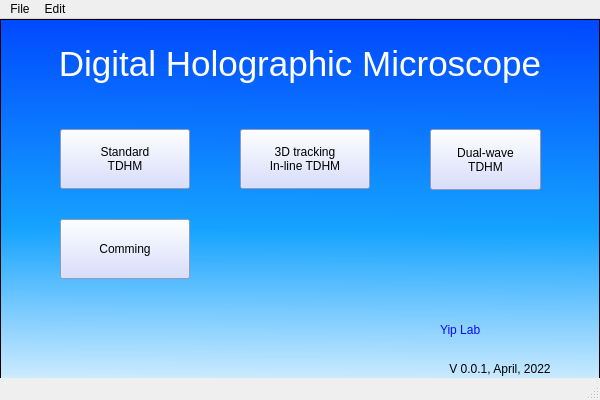
<?xml version="1.0" encoding="UTF-8"?>
<ui version="4.0">
 <class>MainWindow</class>
 <widget class="QMainWindow" name="MainWindow">
  <property name="geometry">
   <rect>
    <x>0</x>
    <y>0</y>
    <width>600</width>
    <height>400</height>
   </rect>
  </property>
  <property name="minimumSize">
   <size>
    <width>600</width>
    <height>400</height>
   </size>
  </property>
  <property name="maximumSize">
   <size>
    <width>600</width>
    <height>400</height>
   </size>
  </property>
  <property name="mouseTracking">
   <bool>false</bool>
  </property>
  <property name="focusPolicy">
   <enum>Qt::TabFocus</enum>
  </property>
  <property name="contextMenuPolicy">
   <enum>Qt::DefaultContextMenu</enum>
  </property>
  <property name="windowTitle">
   <string>Digital Holographic Microscope</string>
  </property>
  <property name="locale">
   <locale language="English" country="Canada"/>
  </property>
  <widget class="QWidget" name="centralwidget">
   <widget class="QLabel" name="label">
    <property name="geometry">
     <rect>
      <x>0</x>
      <y>0</y>
      <width>600</width>
      <height>90</height>
     </rect>
    </property>
    <property name="font">
     <font>
      <family>MS Shell Dlg 2</family>
      <pointsize>26</pointsize>
      <weight>50</weight>
      <italic>false</italic>
      <bold>false</bold>
     </font>
    </property>
    <property name="autoFillBackground">
     <bool>false</bool>
    </property>
    <property name="styleSheet">
     <string notr="true">font: 26pt  &quot;MS Shell Dlg 2&quot;;
color: rgb(255, 255, 255);

</string>
    </property>
    <property name="text">
     <string>Digital Holographic Microscope</string>
    </property>
    <property name="alignment">
     <set>Qt::AlignCenter</set>
    </property>
   </widget>
   <widget class="QLabel" name="version">
    <property name="geometry">
     <rect>
      <x>400</x>
      <y>340</y>
      <width>200</width>
      <height>20</height>
     </rect>
    </property>
    <property name="styleSheet">
     <string notr="true">font: italic 9pt &quot;Arial&quot;;</string>
    </property>
    <property name="text">
     <string>V 0.0.1, April, 2022</string>
    </property>
    <property name="alignment">
     <set>Qt::AlignCenter</set>
    </property>
   </widget>
   <widget class="QPushButton" name="standard_TDHM">
    <property name="geometry">
     <rect>
      <x>60</x>
      <y>110</y>
      <width>130</width>
      <height>60</height>
     </rect>
    </property>
    <property name="mouseTracking">
     <bool>true</bool>
    </property>
    <property name="toolTip">
     <string>3D Image with Single wavelenth</string>
    </property>
    <property name="statusTip">
     <string>3D Image with Single wavelenth</string>
    </property>
    <property name="whatsThis">
     <string/>
    </property>
    <property name="styleSheet">
     <string notr="true">font: 75 10pt &quot;Arial&quot;;
background-color: rgb(205, 212, 255);</string>
    </property>
    <property name="text">
     <string>Standard 
TDHM</string>
    </property>
   </widget>
   <widget class="QPushButton" name="in_line_TDHM">
    <property name="geometry">
     <rect>
      <x>240</x>
      <y>110</y>
      <width>130</width>
      <height>60</height>
     </rect>
    </property>
    <property name="mouseTracking">
     <bool>false</bool>
    </property>
    <property name="toolTip">
     <string>3D cell/particle tracking (please block the reference beam)</string>
    </property>
    <property name="statusTip">
     <string>3D cell/particle tracking (please block the reference beam)</string>
    </property>
    <property name="styleSheet">
     <string notr="true">font: 10pt &quot;Arial&quot;;
background-color: rgb(205, 212, 255);</string>
    </property>
    <property name="text">
     <string>3D tracking
In-line TDHM</string>
    </property>
   </widget>
   <widget class="QPushButton" name="pushButton_2">
    <property name="geometry">
     <rect>
      <x>430</x>
      <y>110</y>
      <width>111</width>
      <height>61</height>
     </rect>
    </property>
    <property name="toolTip">
     <string>Standard TDHM with two wavelenth illumination</string>
    </property>
    <property name="statusTip">
     <string>Standard TDHM with two wavelenth illumination</string>
    </property>
    <property name="styleSheet">
     <string notr="true">font: 10pt &quot;Arial&quot;;
background-color: rgb(205, 212, 255);</string>
    </property>
    <property name="text">
     <string>Dual-wave
TDHM</string>
    </property>
   </widget>
   <widget class="QPushButton" name="pushButton_3">
    <property name="geometry">
     <rect>
      <x>60</x>
      <y>200</y>
      <width>130</width>
      <height>60</height>
     </rect>
    </property>
    <property name="styleSheet">
     <string notr="true">font: 10pt &quot;Arial&quot;;
background-color: rgb(205, 212, 255);</string>
    </property>
    <property name="text">
     <string>Comming</string>
    </property>
   </widget>
   <widget class="QLabel" name="label_2">
    <property name="geometry">
     <rect>
      <x>440</x>
      <y>290</y>
      <width>131</width>
      <height>41</height>
     </rect>
    </property>
    <property name="styleSheet">
     <string notr="true">font: 75 bold 26pt &quot;Calibri&quot;;
color:rgb(10, 10, 255)</string>
    </property>
    <property name="text">
     <string>Yip Lab</string>
    </property>
   </widget>
   <widget class="QFrame" name="frame">
    <property name="geometry">
     <rect>
      <x>0</x>
      <y>0</y>
      <width>600</width>
      <height>400</height>
     </rect>
    </property>
    <property name="sizePolicy">
     <sizepolicy hsizetype="Fixed" vsizetype="Fixed">
      <horstretch>220</horstretch>
      <verstretch>50</verstretch>
     </sizepolicy>
    </property>
    <property name="sizeIncrement">
     <size>
      <width>1</width>
      <height>0</height>
     </size>
    </property>
    <property name="styleSheet">
     <string notr="true">QFrame#frame{
background-color: qlineargradient(spread:pad, x1:0.0113636, y1:0, x2:0, y2:1, stop:0 rgba(0, 73, 255, 255), stop:0.522727 rgba(21, 163, 255, 255), stop:1 rgba(255, 255, 255, 255));}</string>
    </property>
    <property name="frameShape">
     <enum>QFrame::StyledPanel</enum>
    </property>
    <property name="frameShadow">
     <enum>QFrame::Raised</enum>
    </property>
    <widget class="QWidget" name="widget_2" native="true">
     <property name="geometry">
      <rect>
       <x>0</x>
       <y>280</y>
       <width>271</width>
       <height>61</height>
      </rect>
     </property>
     <property name="sizePolicy">
      <sizepolicy hsizetype="Minimum" vsizetype="Minimum">
       <horstretch>200</horstretch>
       <verstretch>40</verstretch>
      </sizepolicy>
     </property>
     <property name="sizeIncrement">
      <size>
       <width>0</width>
       <height>0</height>
      </size>
     </property>
     <property name="styleSheet">
      <string notr="true">background-image: url(:/Uoft/UofT_label.png);
</string>
     </property>
    </widget>
   </widget>
   <zorder>frame</zorder>
   <zorder>label</zorder>
   <zorder>version</zorder>
   <zorder>standard_TDHM</zorder>
   <zorder>in_line_TDHM</zorder>
   <zorder>pushButton_2</zorder>
   <zorder>pushButton_3</zorder>
   <zorder>label_2</zorder>
  </widget>
  <widget class="QMenuBar" name="menubar">
   <property name="geometry">
    <rect>
     <x>0</x>
     <y>0</y>
     <width>600</width>
     <height>21</height>
    </rect>
   </property>
   <widget class="QMenu" name="menuFilt">
    <property name="title">
     <string>File</string>
    </property>
   </widget>
   <widget class="QMenu" name="menuEdit">
    <property name="title">
     <string>Edit</string>
    </property>
   </widget>
   <addaction name="menuFilt"/>
   <addaction name="menuEdit"/>
  </widget>
  <widget class="QStatusBar" name="statusbar"/>
 </widget>
 <resources>
  <include location="icon.qrc"/>
 </resources>
 <connections/>
</ui>
